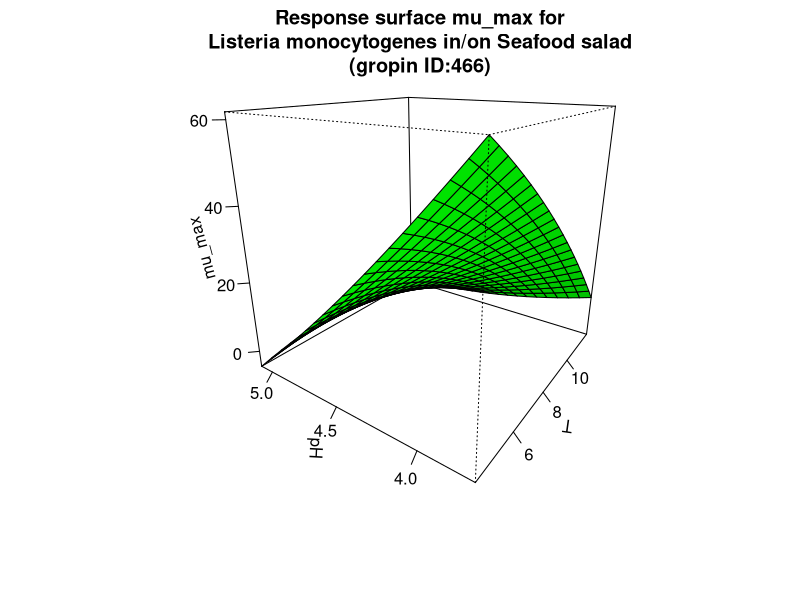

This figure's R source:
#############################
# start of Parameter script
#############################
T <- seq(4.004,11.988011988012,length.out=21)
pH <- seq(3.7037,5.0949050949051,length.out=21)
#############################
# end of Parameter script
#############################
############################# 
# start of Model script Gropin ID 466 
#############################
 
# constant coefficients for this model
 
variables <- data.frame(T,pH)
argumentsPar <- expand.grid(variables)
 
# heart of the model
response_surface <- function(T,pH) {
   mumax <-429.59-21.45*T-115.01*pH+4.987*T*pH-0.237*(T^2)+5.38*(pH^2)

return(mumax=mumax)
} 

# output parameters
mumax <- cbind(argumentsPar,response_surface(argumentsPar['T'],argumentsPar['pH']))
colnames(mumax) <- c(colnames(argumentsPar),'mumax')
#############################
# End of Model script
#############################
############################# 
# start of Visualisation script Gropin ID 466 
#############################
persp(T,pH,matrix(unlist(mumax$mumax),nrow=21),col = 'green',xlab='T',ylab='pH',zlab='mu_max',main='Response surface mu_max for
Listeria monocytogenes in/on Seafood salad
(gropin ID:466)',theta=305,phi=20,shade=0.25,ticktype = 'detailed')
#############################
# End of Visualisation script
#############################
